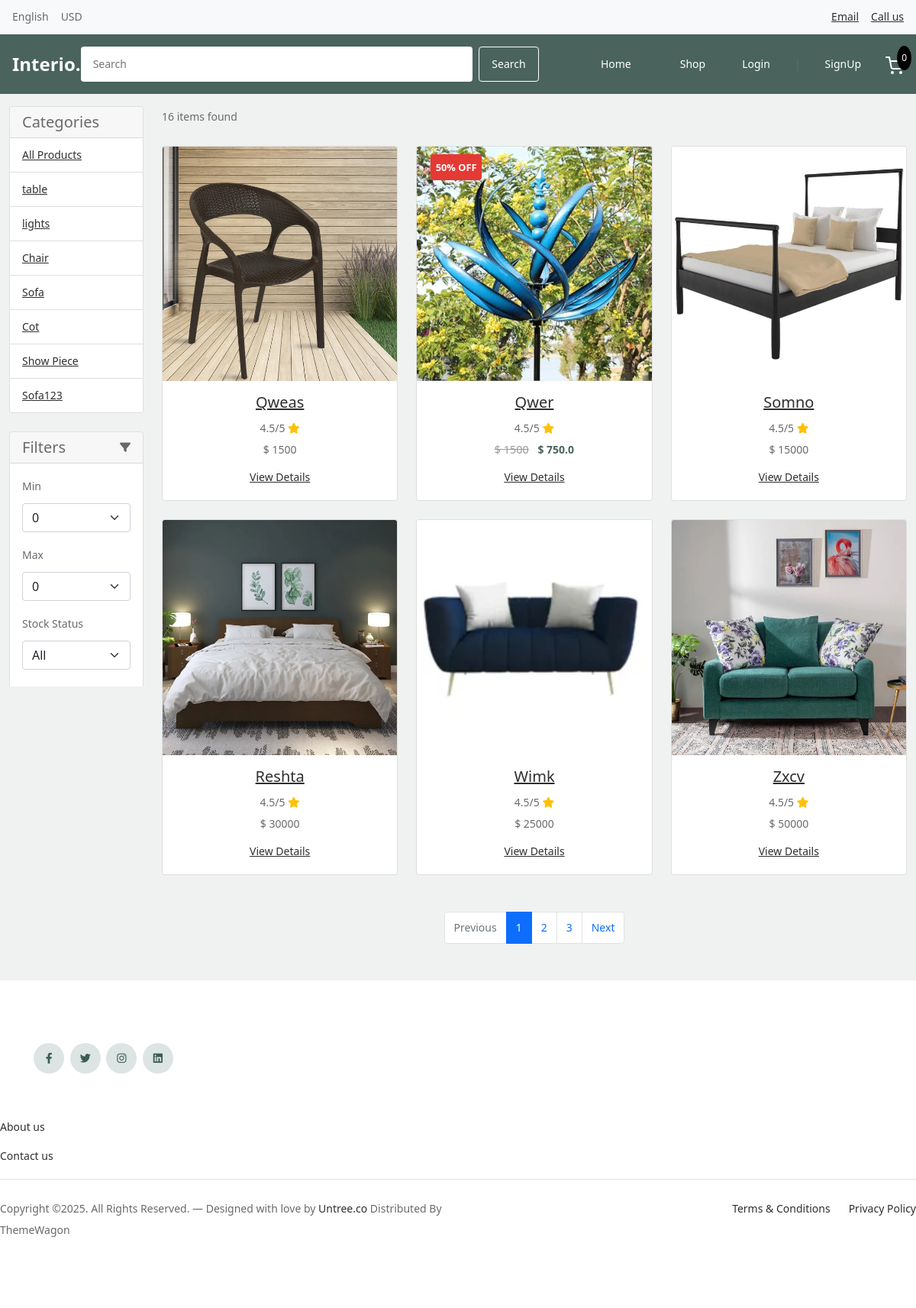
The page /store/ on the database as committed earlier.
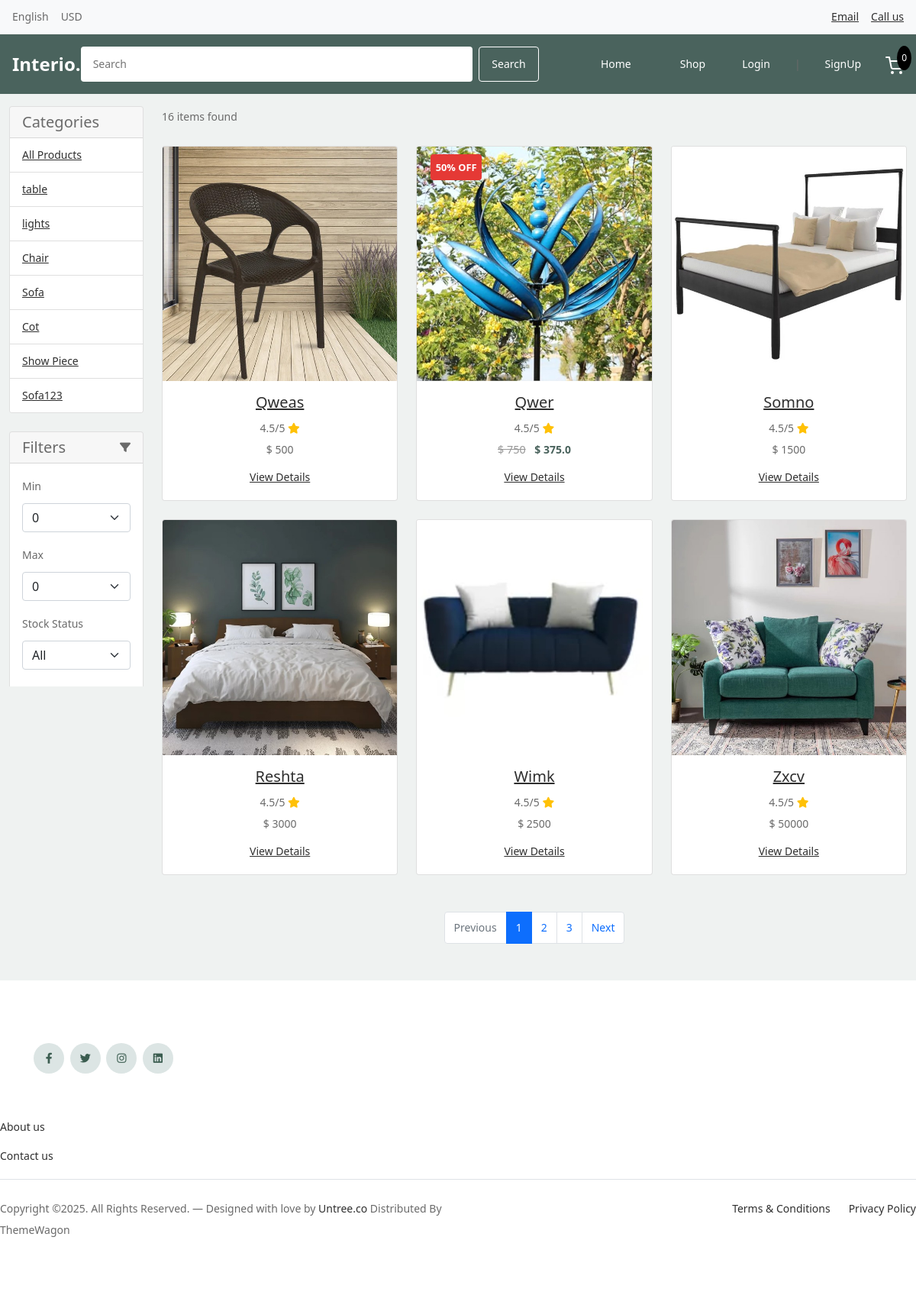
The same page on the database as committed later.
### category/models.py (models this page shows, shortened)
class Category(models.Model):
    category_name = models.CharField(max_length=50, unique=True)
    slug = models.SlugField(max_length=100, unique=True)
    description = models.TextField(max_length=255, blank=True)
    is_active = models.BooleanField(default=True)
    is_deleted = models.BooleanField(default=False)
    deleted_at = models.DateTimeField(null=True, blank=True)
    class Meta:
        verbose_name = 'category'
        verbose_name_plural = 'categories'
        indexes = [
            models.Index(fields=['is_deleted']),
        ]
    def get_url(self):
        return reverse('products_by_category', args=[self.slug])

### store/models.py (models this page shows, shortened)
class Product(models.Model):
    product_name = models.CharField(max_length=100, unique=True)
    slug = models.SlugField(max_length=100, unique=True)
    description = models.TextField(max_length=500, blank=True)
    specifications = models.TextField(max_length=500, blank=True)
    price = models.IntegerField()
    stock = models.IntegerField()
    is_available = models.BooleanField(default=True)
    category = models.ForeignKey('category.Category', on_delete=models.CASCADE)
    created_date = models.DateTimeField(auto_now_add=True)
    modified_date = models.DateTimeField(auto_now=True)
    is_deleted = models.BooleanField(default=False)
    deleted_at = models.DateTimeField(null=True, blank=True)
    def get_url(self):
        try:
            if not self.slug:
                self.slug = slugify(self.product_name)
                self.save()
            if not self.category.slug:
                self.category.slug = slugify(self.category.category_name)
                self.category.save()
            return reverse('product_detail', args=[self.category.slug, self.slug])
        except:
            return '#'
    @property
    def get_discount(self):
        from django.utils import timezone
        now = timezone.now()
        product_offer = ProductOffer.objects.filter(
            product=self,
            is_active=True,
            start_date__lte=now,
            end_date__gte=now
        ).order_by('-discount_percentage').first()
        category_offer = CategoryOffer.objects.filter(
            category=self.category,
            is_active=True,
            start_date__lte=now,
            end_date__gte=now
        ).order_by('-discount_percentage').first()
        if product_offer and category_offer:
            if product_offer.discount_percentage >= category_offer.discount_percentage:
                return (product_offer.discount_percentage, product_offer)
            else:
                return (category_offer.discount_percentage, category_offer)
        elif product_offer:
            return (product_offer.discount_percentage, product_offer)
        elif category_offer:
            return (category_offer.discount_percentage, category_offer)
        else:
            return (0, None)
    @property
    def discount_percentage(self):
        discount, _ = self.get_discount
        return discount
    @property
    def get_discounted_price(self):
        discount = self.discount_percentage
        if discount > 0:
            discounted_price = self.price - (self.price * discount / 100)
            return round(discounted_price, 2)
        return self.price
    class Meta:
        ordering = ['-created_date']
        indexes = [
            models.Index(fields=['is_deleted']),
            models.Index(fields=['is_available']),
        ]

class ProductImage(models.Model):
    product = models.ForeignKey(Product, on_delete=models.CASCADE, related_name="images")
    image = models.ImageField(upload_to='products', blank=True, null=True)
    class Meta:
        ordering = ['id']

class BaseOffer(models.Model):
    name = models.CharField(max_length=100)
    description = models.TextField(blank=True)
    discount_percentage = models.IntegerField(
        validators=[MinValueValidator(1), MaxValueValidator(99)]
    )
    is_active = models.BooleanField(default=True)
    start_date = models.DateTimeField(default=timezone.now)
    end_date = models.DateTimeField()
    created_at = models.DateTimeField(auto_now_add=True)
    updated_at = models.DateTimeField(auto_now=True)
    class Meta:
        abstract = True

class CategoryOffer(BaseOffer):
    category = models.ForeignKey(Category, on_delete=models.CASCADE, related_name='offers')

### store/views.py (the view, shortened to what this page needs)
# urls.py: path('store/', include('store.urls')),
def store(request, category_slug=None):
    categories = None
    products = None
    min_price = request.GET.get('min_price')
    max_price = request.GET.get('max_price')
    stock_status = request.GET.get('stock_status')
    sort_by = request.GET.get('sort_by')
    if category_slug != None:
        categories = get_object_or_404(Category, slug=category_slug)
        products = Product.objects.filter(category=categories, is_available=True, is_deleted=False)
    else:
        products = Product.objects.all().filter(is_available=True, is_deleted=False)
    if min_price:
        products = products.filter(price__gte=min_price)
    if max_price:
        products = products.filter(price__lte=max_price)
    if sort_by:
        if sort_by == 'price_asc':
            products = products.order_by('price')
        elif sort_by == 'price_desc':
            products = products.order_by('-price')
        elif sort_by == 'newest':
            products = products.order_by('-created_date')
    else:
        products = products.order_by('-created_date')
    product_count = products.count()
    paginator = Paginator(products, 6)
    page = request.GET.get('page', 1)
    try:
        paged_products = paginator.page(page)
    except PageNotAnInteger:
        paged_products = paginator.page(1)
    except EmptyPage:
        paged_products = paginator.page(paginator.num_pages)
    wishlist_product_ids = []
    if request.user.is_authenticated:
        wishlist_product_ids = Wishlist.objects.filter(user=request.user).values_list('product_id', flat=True)
    context = {
        'products': paged_products,
        'product_count': product_count,
        'selected_min': min_price,
        'selected_max': max_price,
        'wishlist_product_ids': wishlist_product_ids,
    }
    return render(request, 'store/store.html', context)

### templates/store/store.html (shortened to what this page needs)
{% extends 'base.html' %}
{% load static %}
{% block content %}
<div class="container-fluid mt-3">
    <div class="row">
        <aside class="col-md-3 col-lg-2">
            <div class="sidebar">
                <div class="card mb-4">
                    <header class="card-header">
                        <h5 class="title mb-0">Categories</h5>
                    </header>
                    <ul class="list-group list-group-flush">
                        <li class="list-group-item">
                            <a href="{% url 'store' %}" class="category-link">All Products</a>
                        </li>
                        {% for category in links %}
                        <li class="list-group-item">
                            <a href="{{ category.get_url }}" class="category-link">{{ category.category_name }}</a>
                        </li>
                        {% endfor %}
                    </ul>
                </div>
                <div class="card mb-4">
                    <header class="card-header d-flex justify-content-between align-items-center">
                        <h5 class="title mb-0">Filters</h5>
                        <i class="fas fa-filter"></i>
                    </header>
                    <div class="card-body">
                        <form method="GET" action="{% url 'store' %}" class="price-filter-form">
                            <div class="mb-3">
                                <label for="min_price" class="form-label">Min</label>
                                <select name="min_price" id="min_price" class="form-select">
                                    <option value="">0</option>
                                </select>
                            </div>
                            <div class="mb-3">
                                <label for="max_price" class="form-label">Max</label>
                                <select name="max_price" id="max_price" class="form-select">
                                    <option value="">0</option>
                                </select>
                            </div>
                            <div class="mb-3">
                                <label for="stock_status" class="form-label">Stock Status</label>
                                <select name="stock_status" id="stock_status" class="form-select">
                                    <option value="">All</option>
                                </select>
                            </div>
                            <div class="mb-3">
                                <label for="sort_by" class="form-label">Sort By</label>
                            </div>
                        </form>
                    </div>
                </div>
            </div>
        </aside>
        <main class="col-md-9 col-lg-10 main-content">
            {% if products %}
            <p class="mb-4">{{product_count}} item{% if product_count != 1 %}s{% endif %} found</p>
            {% endif %}
            <div class="row">
                {% if products %}
                {% for product in products %}
                <div class="col-12 col-sm-6 col-lg-4 mb-4">
                    <div class="card h-100 text-center">
                        {% if product.discount_percentage > 0 %}
                        <div class="discount-badge">{{ product.discount_percentage }}% OFF</div>
                        {% endif %}
                        <a href="{{ product.get_url }}">
                            {% if product.images.first %}
                            <img src="{{ product.images.first.image.url }}" class="card-img-top img-fluid" alt="{{ product.product_name }}">
                            {% else %}
                            <p>No image available</p>
                            {% endif %}
                        </a>
                        <div class="card-body">
                            <a href="{{ product.get_url }}"><h5 class="card-title">{{product.product_name}}</h5></a>
                            <span class="float-right">4.5/5 <i class="fa fa-star text-warning"></i></span>
                            <div class="price-container">
                                {% if product.discount_percentage > 0 %}
                                    <span class="original-price">$ {{ product.price }}</span>
                                    <span class="discounted-price">$ {{ product.get_discounted_price }}</span>
                                {% else %}
                                    <p class="card-text">$ {{ product.price }}</p>
                                {% endif %}
                            </div>
                            <a href="{{ product.get_url }}" class="detail-btn">View Details</a>
                        </div>
                    </div>
                </div>
                {% endfor %}
                {% else %}
                    <div class="col-12">
                        <p>No products found.</p>
                    </div>
                {% endif %}
            </div>
            {% if products.has_other_pages %}
            <nav class="mt-4 mb-5" aria-label="Page navigation">
                <ul class="pagination justify-content-center">
                    {% if products.has_previous %}
                    <li class="page-item">
                        <a class="page-link" href="?page={{ products.previous_page_number }}{% if request.GET.min_price %}&min_price={{ request.GET.min_price }}{% endif %}{% if request.GET.max_price %}&max_price={{ request.GET.max_price }}{% endif %}">Previous</a>
                    </li>
                    {% else %}
                    <li class="page-item disabled"><a class="page-link" href="#">Previous</a></li>
                    {% endif %}
                    {% for i in products.paginator.page_range %}
                        {% if products.number == i %}
                        <li class="page-item active"><a class="page-link" href="#">{{i}}</a></li>
                        {% else %}
                        <li class="page-item">
                            <a class="page-link" href="?page={{i}}{% if request.GET.min_price %}&min_price={{ request.GET.min_price }}{% endif %}{% if request.GET.max_price %}&max_price={{ request.GET.max_price }}{% endif %}">{{i}}</a>
                        </li>
                        {% endif %}
                    {% endfor %}
                    {% if products.has_next %}
                    <li class="page-item">
                        <a class="page-link" href="?page={{ products.next_page_number }}">Next</a>
                    </li>
                    {% else %}
                    <li class="page-item disabled"><a class="page-link" href="#">Next</a></li>
                    {% endif %}
                </ul>
            </nav>
            {% endif %}
        </main>
    </div>
</div>
{% endblock %}

Rows that differ between the two databases and show on the page:
changed Product "Qweas": price "1500" → "500"
changed Product "Qwer": price "1500" → "750"; get_discounted_price "750.0" → "375.0"
changed Product "Somno": price "15000" → "1500"
changed Product "Reshta": price "30000" → "3000"
changed Product "Wimk": price "25000" → "2500"
